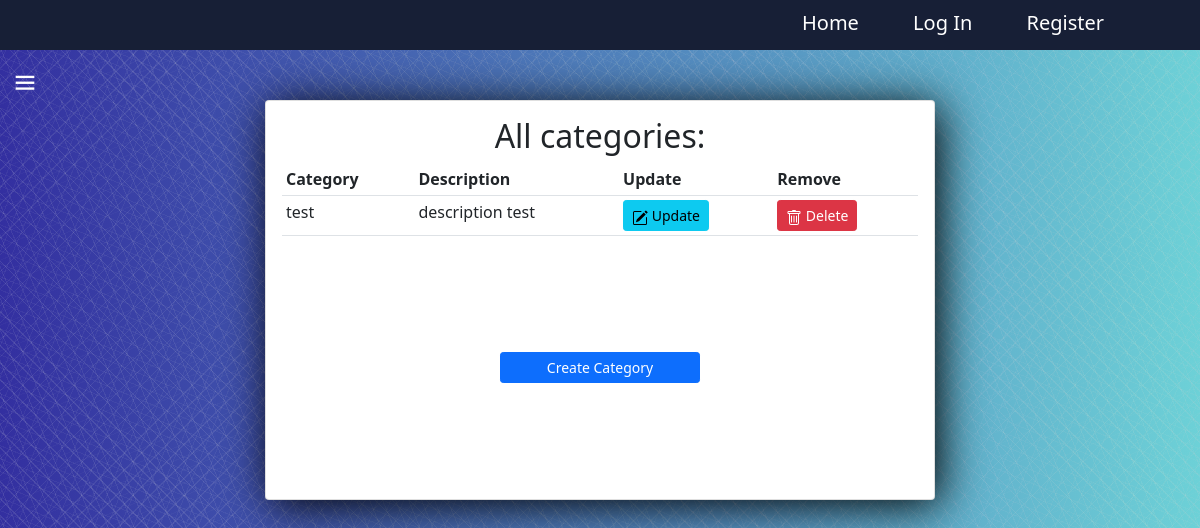
Before: /categories/manage/ with the older database file.
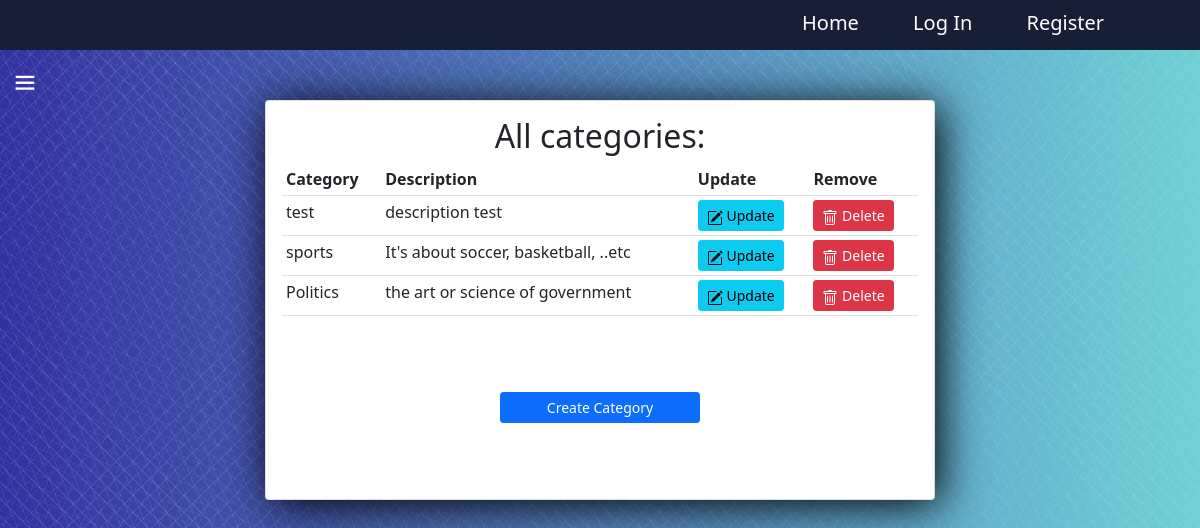
After: the same page with the newer database file.
### categories/models.py (models this page shows, shortened)
class Category(models.Model):
    title = models.CharField(max_length=100)
    details = models.TextField()
    picture = models.ImageField(upload_to='images/')
    created_time = models.DateTimeField(auto_now_add=True)
    def get_category_url(self):
        return reverse('category.show', args=[self.id])
    def get_subscribe_url(self):
        return reverse('category.subscribe', args=[self.id])
    def get_subscribers(self):
        return set([sub.user for sub in Subscribe.objects.filter(category=self)])
    def __str__(self) -> str:
        return self.title

### categories/views.py (the view)
# urls.py: path('manage/' , ListCategory.as_view() , name="categories.manage.list"),
class ListCategory(ListView):
    model = Category
    template_name = "categories/manage_categories.html"

### categories/context_processors.py (called while the page is built)
def categories_processor(request):
    categories = Category.objects.all()
    print('hi')
    print(categories)
    return {'categories': categories}

### categories/templates/categories/manage_categories.html (shortened to what this page needs)
{% extends 'base/base.html'%}
{% block content %}
<div class="row">
	<div class="col-md-7"  style="margin: 0 auto;">
		<div class="card card-body">
      <h2 style="text-align: center">All categories: </h2>
			<table class="table table-sm">
				<tr>
					<th>Category</th>
					<th>Description</th>
          			<th>Update</th>
					<th>Remove</th>
				</tr>
				{% for category in object_list %}
					<tr>
						<td><a href="{{category.get_category_url}}">{{ category.title }}</a></td>
            <td>{{category.details}}</td>
						<td><a class="btn btn-sm btn-info" href="{% url 'category.manage.update' category.id %}">      Update</a></td>
						<td><a class="btn btn-sm btn-danger" href="{% url 'category.manage.delete' category.id %}">     Delete</a></td>
					</tr>
				{% endfor %}
			</table>
      <a class="btn btn-primary  btn-sm btn-block" href="{% url 'category.manage.create' %}" style="width: 200px ; margin:auto ;">Create Category</a>
		</div>
	</div>
</div>
{% endblock %}

### base/templates/base/base.html (shortened to what this page needs)
{% load static %}
<!DOCTYPE html>
<html lang="en">
<head>
    <link href="https://cdn.jsdelivr.net/npm/bootstrap@5.1.3/dist/css/bootstrap.min.css" rel="stylesheet">
    <link rel="stylesheet" href="{% static 'base/css/style.css'%}">
    <link href='https://unpkg.com/boxicons@2.1.4/css/boxicons.min.css' rel='stylesheet'>
</head>
<body>
<div class="navbar">
  <nav>
      <ul>
          <li><a href="{% url 'post.show_all'%}">Home</a></li>
          {% if user.is_authenticated %}
            <li><a class="navbar-brand" href="{% url 'account.profile'%}" class="user">{{ user.username }}</a></li>
            <li><a class="navbar-brand" href="{% url 'account.logout' %}">Log Out</a></li>
          {% else %}
            <li><a href="{% url 'login'%}">Log In</a></li>
            <li><a href="{% url 'account.register'%}">Register</a></li>
          {% endif%}
      </ul>
  </nav>
</div>
      {% block content %}
      {% endblock content %}
<aside>
  <div class="logo">
      <span class="menu-icon">
          <i class="bx bx-menu"></i>
      </span>
  </div>
</aside>
</body>
</html>

### base/static/base/css/style.css (style rules this page uses)
body { background-image: repeating-linear-gradient(135deg, hsla(264,0%,88%,0.03) 0px, hsla(264,0%,88%,0.03) 1px,transparent 1px, transparent 12px),repeating-linear-gradient(45deg, hsla(264,0%,88%,0.03) 0px, hsla(264,0%,88%,0.03) 1px,transparent 1px, transparent 12px), repeating-linear-gradient(67.5deg, hsla(264,0%,88%,0.03) 0px, hsla(264,0%,88%,0.03) 1px,transparent 1px, transparent 12px),repeating-linear-gradient(135deg, hsla(264,0%,88%,0.03) 0px, hsla(264,0%,88%,0.03) 1px,transparent 1px, transparent 12px), repeating-linear-gradient(45deg, hsla(264,0%,88%,0.03) 0px, hsla(264,0%,88%,0.03) 1px,transparent 1px, transparent 12px), repeating-linear-gradient(112.5deg, hsla(264,0%,88%,0.03) 0px, hsla(264,0%,88%,0.03) 1px,transparent 1px, transparent 12px), repeating-linear-gradient(112.5deg, hsla(264,0%,88%,0.03) 0px, hsla(264,0%,88%,0.03) 1px,transparent 1px, transparent 12px), repeating-linear-gradient(45deg, hsla(264,0%,88%,0.03) 0px, hsla(264,0%,88%,0.03) 1px, transparent 1px, transparent 12px),repeating-linear-gradient(22.5deg, hsla(264,0%,88%,0.03) 0px, hsla(264,0%,88%,0.03) 1px,transparent 1px, transparent 12px),repeating-linear-gradient(45deg, hsla(264,0%,88%,0.03) 0px, hsla(264,0%,88%,0.03) 1px,transparent 1px, transparent 12px),repeating-linear-gradient(22.5deg, hsla(264,0%,88%,0.03) 0px, hsla(264,0%,88%,0.03) 1px,transparent 1px, transparent 12px),repeating-linear-gradient(135deg, hsla(264,0%,88%,0.03) 0px, hsla(264,0%,88%,0.03) 1px,transparent 1px, transparent 12px),repeating-linear-gradient(157.5deg, hsla(264,0%,88%,0.03) 0px, hsla(264,0%,88%,0.03) 1px,transparent 1px, transparent 12px),repeating-linear-gradient(67.5deg, hsla(264,0%,88%,0.03) 0px, hsla(264,0%,88%,0.03) 1px,transparent 1px, transparent 12px),repeating-linear-gradient(67.5deg, hsla(264,0%,88%,0.03) 0px, hsla(264,0%,88%,0.03) 1px,transparent 1px, transparent 12px),linear-gradient(90deg, rgb(51,47,160),rgb(109,209,215)); }
* { padding: 0; margin: 0; box-sizing: border-box; font-family: "Segoe UI"; }
aside { position: fixed; top: 0; left: 0; left: -50px; width: 50px; height: 1000px; padding: 10px; background: #171f36; color: white; transition: 0.5s; }
a { text-decoration: none; color: inherit; display: flex; align-items: center; }
.logo { height: 50px; margin: 0 0 50px 0; position: relative; }
.menu-icon { position: absolute; right: -50px; top: 0; width: 30px; height: 30px; border-radius: 30px; font-size: 20px; padding: 1px 1px 35px 1px; text-align: center; cursor: pointer; margin-top: 50px; }
.logo i { font-size: 28px; margin-right: 5px; }
.logo .menu-icon { font-size: 30px; font-weight: 500; margin-left: 15px; }
li a { position: relative; height: 30px; }
.navbar { height: 12%; display: flex; align-items: center; background: #171f36; height: 50px; }
nav { flex: 1; text-align: right; padding-right: 8%; }
nav ul li { list-style: none; display: inline-block; margin-left: 50px; }
nav ul li a { text-decoration: none; color: #fff; font-size: 20px; }
.card { background-size: contain; height: 400px; margin: 50px 10px; box-shadow: 5px 5px 45px black; overflow: hidden; }

Changed rows visible on the page:
added Category: title "sports", details "It's about soccer, basketball, ..etc"
added Category: title "Politics", details "the art or science of government"
